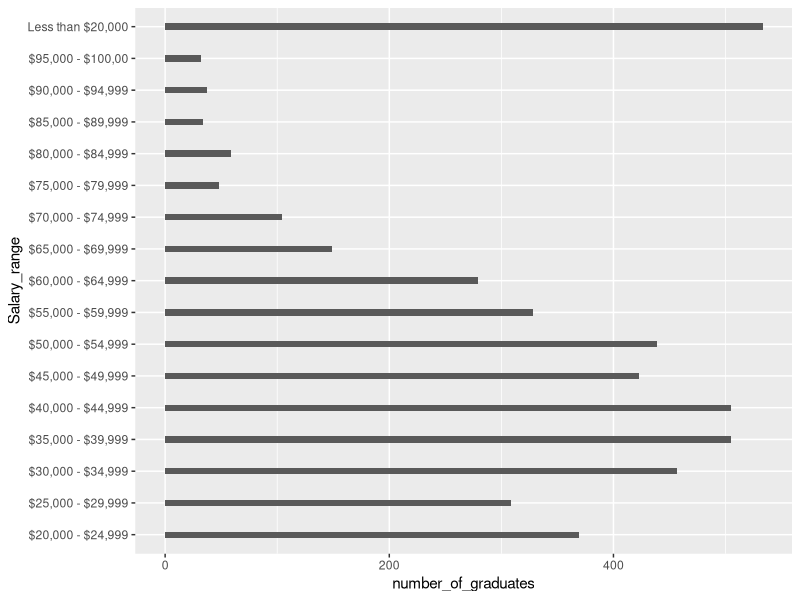

Source code (R):
## ---- chunk 1
knitr::opts_chunk$set(echo = FALSE)
## ---- chunk 2
library(tidyverse)
library(dplyr)
alumni<-read_csv("data/alumni_data.csv")
grouped_salary<-alumni %>% 
  group_by(Salary_range) %>% 
  filter(Salary_range !="NA",Salary_range !="Greater than $100")%>% 
  summarise(number_of_graduates = n())
#lumped_data<-alumni %>%
  #mutate(Salary_range = fct_lump(Salary_range,n=4)%>%fct_infreq()) 
#h<-ggplot(lumped_data, aes(Salary_range)) +
 # geom_bar()
i<-ggplot(grouped_salary, aes(x=Salary_range, y=number_of_graduates)) + 
  geom_bar(stat = "identity", width=0.2) 
#h + coord_flip()
i + coord_flip()

##stuffs<-grouped_salary%>%summary(number_of_graduates)
#stuffs
